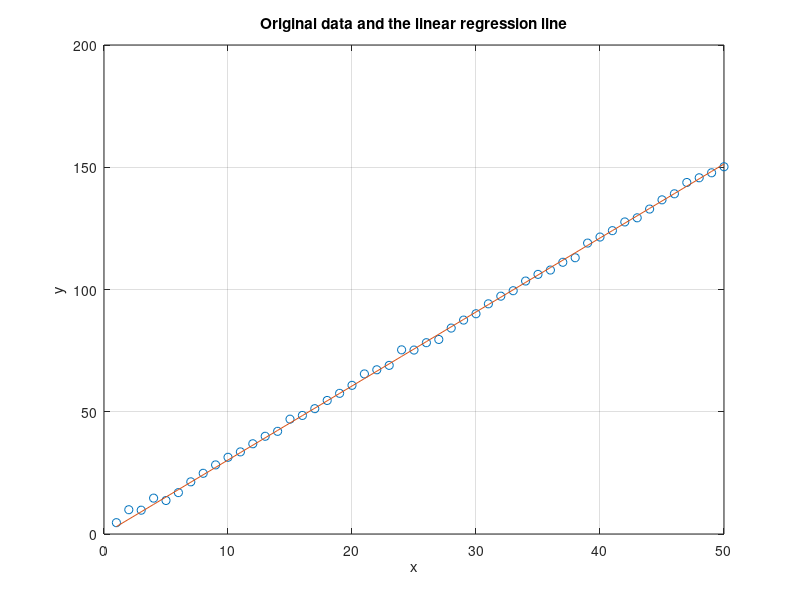
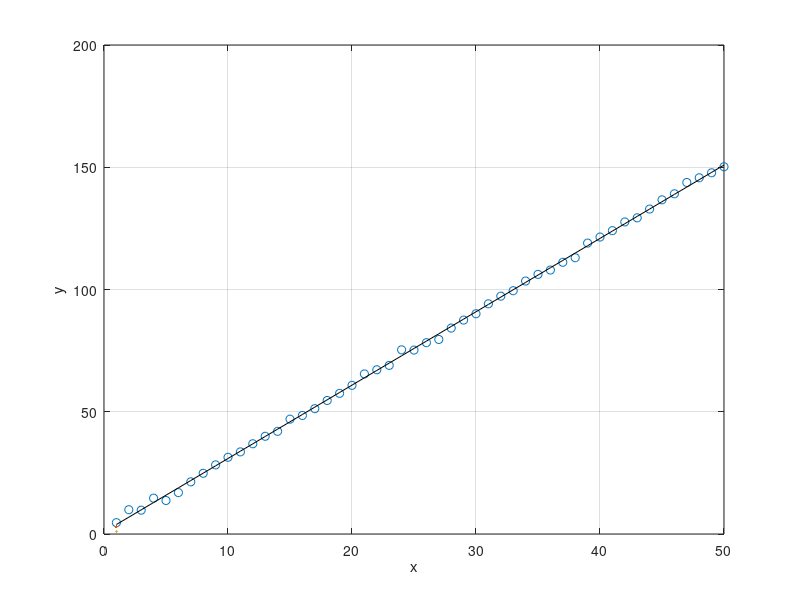

Recreate these plots in MATLAB, in order.
clear all
close all
clc
% variables 
num_elements = 50; % Number of data points
a = 3; % Slope of the line
b = 1; % Intercept of the line
c = 1; % Constant added to the y values
x = 1:1:num_elements; % x values
y = a * x + randn(1, num_elements); % y values with added noise
y = y + c; % Add constant to y values

Y = y'; % Transpose y values for matrix operations
X = x'; % Transpose x values for matrix operations

X=[ones(size(X)) X]; % Add a column of ones to X for the intercept term

% simple linear regression
B1 = y / x; % Simple linear regression using the formula y = mx + c
ye1 = B1 * x; % Predicted y values for simple linear regression

figure(1) % Create a new figure for the plot

plot(x, y, 'o');grid on;hold on; % Plot the actual data points
plot(x, ye1); % Plot the predicted y values from simple linear regression
xlabel('x'); % Label the x-axis
ylabel('y'); % Label the y-axis
title('Original data and the linear regression line');
% simple linear regression
B2 = X \ Y; % Solve for B2 using the formula Y = XB2
ye2= X * B2; % Predicted y values for simple linear regression

figure(2) % Create a new figure for the plot

plot(x, y, 'o', LineWidth=3);grid on;hold on; % Plot the actual data points
plot(x, ye2, 'k', LineWidth=1); % Plot the predicted y values from simple linear regression
xlabel('x'); % Label the x-axis
ylabel('y'); % Label the y-axis
